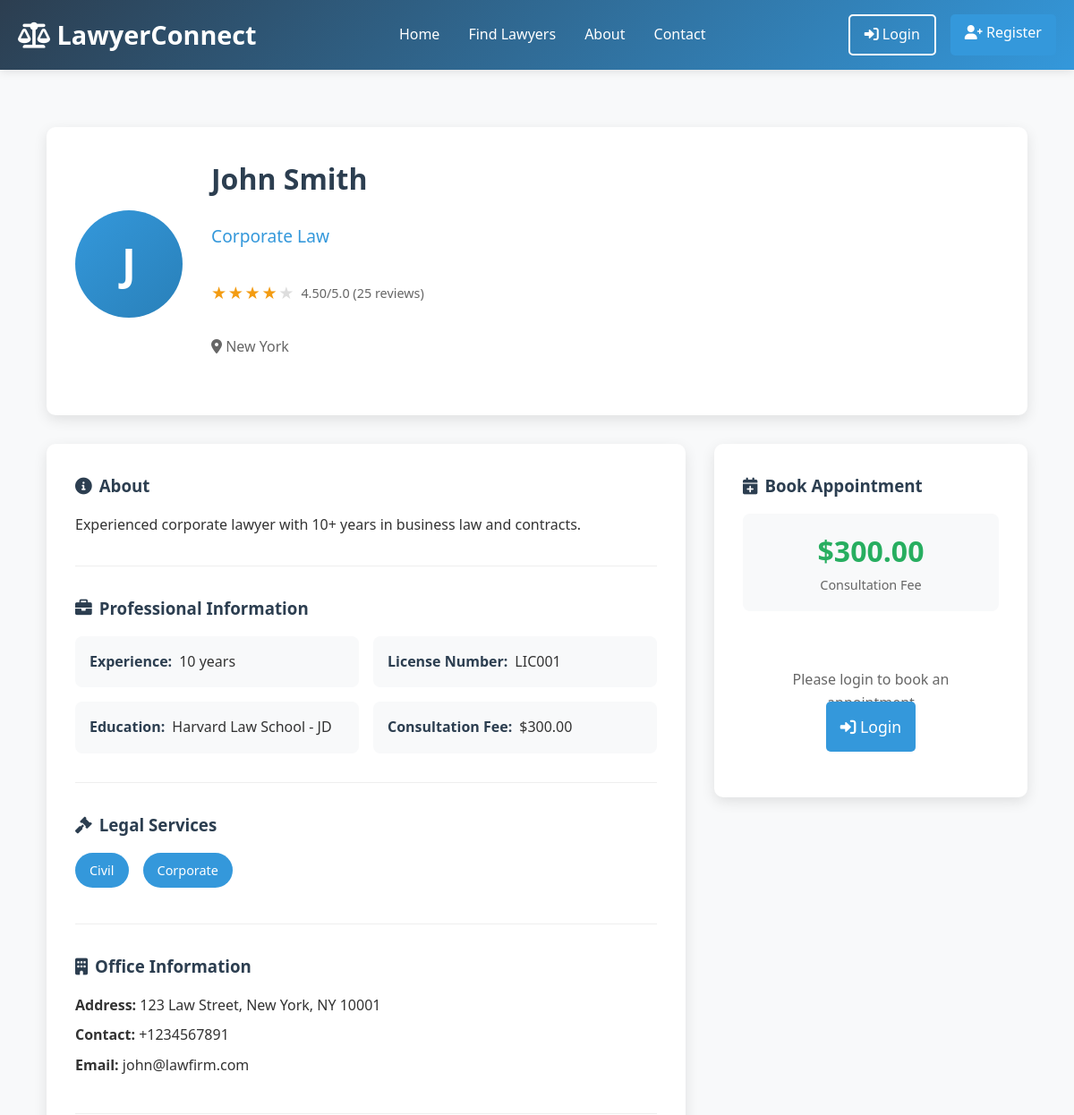
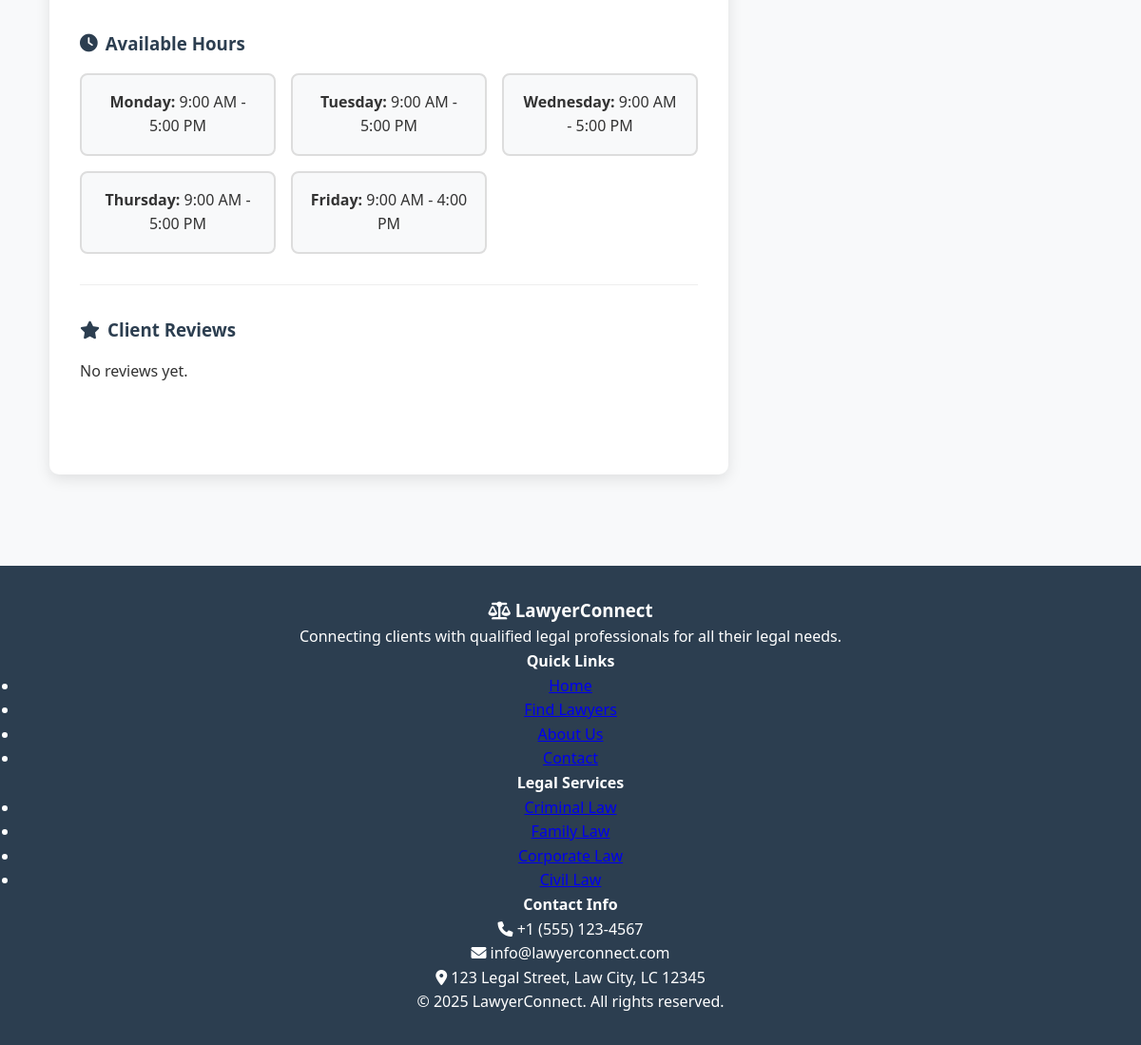
The page /profile.php?id=1 on the database its author committed (2 pictures, top to bottom).
### tables this page shows
CREATE TABLE lawyer_profiles (
    id INT AUTO_INCREMENT PRIMARY KEY,
    user_id INT NOT NULL,
    specialization VARCHAR(100) NOT NULL,
    experience_years INT NOT NULL,
    license_number VARCHAR(50) UNIQUE NOT NULL,
    education TEXT,
    bio TEXT,
    consultation_fee DECIMAL(10,2),
    location VARCHAR(100) NOT NULL,
    office_address TEXT,
    rating DECIMAL(3,2) DEFAULT 0.00,
    total_reviews INT DEFAULT 0,
    is_verified BOOLEAN DEFAULT FALSE,
    availability_status ENUM('available', 'busy', 'unavailable') DEFAULT 'available',
    created_at TIMESTAMP DEFAULT CURRENT_TIMESTAMP,
    updated_at TIMESTAMP DEFAULT CURRENT_TIMESTAMP ON UPDATE CURRENT_TIMESTAMP,
    FOREIGN KEY (user_id) REFERENCES users(id) ON DELETE CASCADE
);

CREATE TABLE users (
    id INT AUTO_INCREMENT PRIMARY KEY,
    username VARCHAR(50) UNIQUE NOT NULL,
    email VARCHAR(100) UNIQUE NOT NULL,
    password VARCHAR(255) NOT NULL,
    user_type ENUM('customer', 'lawyer', 'admin') NOT NULL,
    full_name VARCHAR(100) NOT NULL,
    phone VARCHAR(20),
    address TEXT,
    profile_image VARCHAR(255),
    is_active BOOLEAN DEFAULT TRUE,
    created_at TIMESTAMP DEFAULT CURRENT_TIMESTAMP,
    updated_at TIMESTAMP DEFAULT CURRENT_TIMESTAMP ON UPDATE CURRENT_TIMESTAMP
);

CREATE TABLE time_slots (
    id INT AUTO_INCREMENT PRIMARY KEY,
    lawyer_id INT NOT NULL,
    day_of_week ENUM('monday', 'tuesday', 'wednesday', 'thursday', 'friday', 'saturday', 'sunday') NOT NULL,
    start_time TIME NOT NULL,
    end_time TIME NOT NULL,
    is_available BOOLEAN DEFAULT TRUE,
    created_at TIMESTAMP DEFAULT CURRENT_TIMESTAMP,
    FOREIGN KEY (lawyer_id) REFERENCES lawyer_profiles(id) ON DELETE CASCADE
);

### profile.php (the view, shortened to what this page needs)
<?php
include 'header.php';
require_once 'db.php';
$lawyerId = intval($_GET['id'] ?? 0);
try {
    $sql = "SELECT
                lp.*,
                u.full_name,
                u.email,
                u.phone,
                GROUP_CONCAT(DISTINCT ls.service_type) as services
            FROM lawyer_profiles lp
            JOIN users u ON lp.user_id = u.id
            LEFT JOIN lawyer_services ls ON lp.id = ls.lawyer_id
            WHERE lp.id = ? AND lp.is_verified = 1
            GROUP BY lp.id
            LIMIT 1";
    $stmt = $pdo->prepare($sql);
    $stmt->execute([$lawyerId]);
    $lawyer = $stmt->fetch();
    $reviewsSql = "SELECT r.*, u.full_name as customer_name
                   FROM reviews r
                   JOIN users u ON r.customer_id = u.id
                   WHERE r.lawyer_id = ?
                   ORDER BY r.created_at DESC
                   LIMIT 10";
    $reviewsStmt = $pdo->prepare($reviewsSql);
    $reviewsStmt->execute([$lawyerId]);
    $reviews = $reviewsStmt->fetchAll();
    $timeSlotsSql = "SELECT * FROM time_slots WHERE lawyer_id = ? AND is_available = 1 ORDER BY day_of_week";
    $timeSlotsStmt = $pdo->prepare($timeSlotsSql);
    $timeSlotsStmt->execute([$lawyerId]);
    $timeSlots = $timeSlotsStmt->fetchAll();
} catch (PDOException $e) {
    http_response_code(500);
    echo "Database error: " . $e->getMessage();
    exit;
}
?>
<div class="profile-container">
    <div class="profile-header">
        <div class="profile-avatar">
            <?php echo strtoupper(substr($lawyer['full_name'], 0, 1)); ?>
        </div>
        <div class="profile-info">
            <h1><?php echo htmlspecialchars($lawyer['full_name']); ?></h1>
            <p class="specialization"><?php echo htmlspecialchars($lawyer['specialization']); ?></p>
            <div class="rating">
                <div class="stars">
                    <?php for ($i = 1; $i <= 5; $i++): ?>
                        <span class="star <?php echo $i <= $lawyer['rating'] ? 'filled' : ''; ?>">★</span>
                    <?php endfor; ?>
                </div>
                <span class="rating-text"><?php echo $lawyer['rating']; ?>/5.0 (<?php echo $lawyer['total_reviews']; ?> reviews)</span>
            </div>
            <p class="location"><i class="fas fa-map-marker-alt"></i> <?php echo htmlspecialchars($lawyer['location']); ?></p>
        </div>
    </div>
    <div class="profile-content">
        <div class="profile-details">
            <div class="detail-section">
                <h3><i class="fas fa-info-circle"></i> About</h3>
                <p><?php echo htmlspecialchars($lawyer['bio']); ?></p>
            </div>
            <div class="detail-section">
                <h3><i class="fas fa-briefcase"></i> Professional Information</h3>
                <div class="info-grid">
                    <div class="info-item">
                        <strong>Experience:</strong> <?php echo $lawyer['experience_years']; ?> years
                    </div>
                    <div class="info-item">
                        <strong>License Number:</strong> <?php echo htmlspecialchars($lawyer['license_number']); ?>
                    </div>
                    <div class="info-item">
                        <strong>Education:</strong> <?php echo htmlspecialchars($lawyer['education']); ?>
                    </div>
                    <div class="info-item">
                        <strong>Consultation Fee:</strong> $<?php echo number_format($lawyer['consultation_fee'], 2); ?>
                    </div>
                </div>
            </div>
            <div class="detail-section">
                <h3><i class="fas fa-gavel"></i> Legal Services</h3>
                <div class="services-list">
                    <?php if ($lawyer['services']): ?>
                        <?php foreach (explode(',', $lawyer['services']) as $service): ?>
                            <span class="service-tag"><?php echo ucfirst(str_replace('_', ' ', trim($service))); ?></span>
                        <?php endforeach; ?>
                    <?php endif; ?>
                </div>
            </div>
            <div class="detail-section">
                <h3><i class="fas fa-building"></i> Office Information</h3>
                <div class="office-info">
                    <p><strong>Address:</strong> <?php echo htmlspecialchars($lawyer['office_address']); ?></p>
                    <p><strong>Contact:</strong> <?php echo htmlspecialchars($lawyer['phone']); ?></p>
                    <p><strong>Email:</strong> <?php echo htmlspecialchars($lawyer['email']); ?></p>
                </div>
            </div>
            <div class="detail-section">
                <h3><i class="fas fa-clock"></i> Available Hours</h3>
                <div class="time-slots">
                    <?php if (!empty($timeSlots)): ?>
                        <?php foreach ($timeSlots as $slot): ?>
                            <div class="time-slot">
                                <strong><?php echo ucfirst($slot['day_of_week']); ?>:</strong>
                                <?php echo date('g:i A', strtotime($slot['start_time'])); ?> -
                                <?php echo date('g:i A', strtotime($slot['end_time'])); ?>
                            </div>
                        <?php endforeach; ?>
                    <?php else: ?>
                        <p>No available time slots set.</p>
                    <?php endif; ?>
                </div>
            </div>
            <div class="detail-section">
                <h3><i class="fas fa-star"></i> Client Reviews</h3>
                <?php if (!empty($reviews)): ?>
                    <div class="reviews-list">
                        <?php foreach ($reviews as $review): ?>
                            <div class="review-item">
                                <div class="review-header">
                                    <h4><?php echo htmlspecialchars($review['customer_name']); ?></h4>
                                    <div class="rating">
                                        <?php for ($i = 1; $i <= 5; $i++): ?>
                                            <span class="star <?php echo $i <= $review['rating'] ? 'filled' : ''; ?>">★</span>
                                        <?php endfor; ?>
                                    </div>
                                </div>
                                <p><?php echo htmlspecialchars($review['review_text']); ?></p>
                                <small class="review-date"><?php echo date('F j, Y', strtotime($review['created_at'])); ?></small>
                            </div>
                        <?php endforeach; ?>
                    </div>
                <?php else: ?>
                    <p>No reviews yet.</p>
                <?php endif; ?>
            </div>
        </div>
        <div class="booking-sidebar">
            <div class="booking-card">
                <h3><i class="fas fa-calendar-plus"></i> Book Appointment</h3>
                <div class="fee-display">
                    <span class="fee-amount">$<?php echo number_format($lawyer['consultation_fee'], 2); ?></span>
                    <span class="fee-label">Consultation Fee</span>
                </div>
                <?php if (isset($_SESSION['user_id'])): ?>
                    <form id="bookingForm" method="POST" action="api/book_appointment.php">
                        <input type="hidden" name="lawyer_id" value="<?php echo $lawyerId; ?>">
                        <div class="form-group">
                            <label for="appointment_date">Select Date</label>
                            <input type="date" id="appointment_date" name="appointment_date" required>
                        </div>
                        <div class="form-group">
                            <label for="appointment_time">Select Time</label>
                            <select id="appointment_time" name="appointment_time" required>
                                <option value="">Choose time...</option>
                                <option value="09:00">9:00 AM</option>
                                <option value="10:00">10:00 AM</option>
                                <option value="11:00">11:00 AM</option>
                                <option value="14:00">2:00 PM</option>
                                <option value="15:00">3:00 PM</option>
                                <option value="16:00">4:00 PM</option>
                            </select>
                        </div>
                        <div class="form-group">
                            <label for="meeting_type">Meeting Type</label>
                            <select id="meeting_type" name="meeting_type" required>
                                <option value="office">Office Visit</option>
                                <option value="online">Online Meeting</option>
                                <option value="phone">Phone Call</option>
                            </select>
                        </div>
                        <div class="form-group">
                            <label for="notes">Notes (Optional)</label>
                            <textarea id="notes" name="notes" rows="3" placeholder="Brief description of your legal matter..."></textarea>
                        </div>
                        <button type="submit" class="btn btn-primary btn-full">
                            <i class="fas fa-calendar-check"></i> Book Appointment
                        </button>
                    </form>
                <?php else: ?>
                    <div class="login-prompt">
                        <p>Please login to book an appointment</p>
                        <a href="login.php" class="btn btn-primary btn-full">
                            <i class="fas fa-sign-in-alt"></i> Login
                        </a>
                    </div>
                <?php endif; ?>
            </div>
        </div>
    </div>
</div>
<?php include 'footer.php'; ?>

### css/style.css (style rules this page uses)
* { margin: 0; padding: 0; box-sizing: border-box; }
body { font-family: 'Segoe UI', Tahoma, Geneva, Verdana, sans-serif; line-height: 1.6; color: #333; background-color: #f8f9fa; }
.btn { padding: 0.5rem 1rem; border: none; border-radius: 5px; cursor: pointer; text-decoration: none; transition: all 0.3s; font-weight: 500; }
.btn-primary { background: #3498db; color: white; }
.stars { color: #f39c12; }
.service-tag { display: inline-block; background: #ecf0f1; padding: 0.3rem 0.8rem; border-radius: 20px; font-size: 0.8rem; margin-right: 0.5rem; margin-bottom: 0.5rem; }
.btn-full { width: 100%; padding: 1rem; font-size: 1.1rem; }
.profile-header { background: white; padding: 2rem; border-radius: 10px; box-shadow: 0 5px 15px rgba(0,0,0,0.1); margin-bottom: 2rem; }
.profile-content { display: grid; grid-template-columns: 1fr 2fr; gap: 2rem; align-items: start; }
.profile-avatar { width: 150px; height: 150px; border-radius: 50%; background: #3498db; display: flex; align-items: center; justify-content: center; font-size: 4rem; color: white; margin-bottom: 1rem; }
.profile-info { display: grid; grid-template-columns: repeat(auto-fit, minmax(200px, 1fr)); gap: 1rem; margin-bottom: 2rem; }
.info-item { display: flex; align-items: center; gap: 0.5rem; }
.info-item strong { color: #2c3e50; }
.time-slots { display: grid; grid-template-columns: repeat(auto-fit, minmax(100px, 1fr)); gap: 1rem; margin-top: 1rem; }
.time-slot { padding: 0.8rem; border: 2px solid #ddd; border-radius: 5px; text-align: center; cursor: pointer; transition: all 0.3s; }

### profile.php (style rules this page uses)
.profile-container { max-width: 1200px; margin: 0 auto; padding: 2rem; }
.profile-header { display: flex; align-items: center; background: white; padding: 2rem; border-radius: 10px; box-shadow: 0 5px 15px rgba(0,0,0,0.1); margin-bottom: 2rem; }
.profile-avatar { width: 120px; height: 120px; border-radius: 50%; background: linear-gradient(135deg, #3498db, #2980b9); display: flex; align-items: center; justify-content: center; font-size: 3rem; color: white; font-weight: bold; margin-right: 2rem; }
.profile-info h1 { color: #2c3e50; margin-bottom: 0.5rem; }
.specialization { color: #3498db; font-size: 1.2rem; font-weight: 500; margin-bottom: 1rem; }
.rating { display: flex; align-items: center; gap: 0.5rem; margin-bottom: 1rem; }
.stars { display: flex; gap: 0.1rem; }
.star { color: #ddd; font-size: 1.2rem; }
.star.filled { color: #f39c12; }
.rating-text { font-size: 0.9rem; color: #666; }
.location { color: #666; font-size: 1rem; }
.profile-content { display: grid; grid-template-columns: 1fr 350px; gap: 2rem; }
.profile-details { background: white; padding: 2rem; border-radius: 10px; box-shadow: 0 5px 15px rgba(0,0,0,0.1); }
.detail-section { margin-bottom: 2rem; padding-bottom: 2rem; border-bottom: 1px solid #eee; }
.detail-section:last-child { border-bottom: none; }
.detail-section h3 { color: #2c3e50; margin-bottom: 1rem; display: flex; align-items: center; gap: 0.5rem; }
.info-grid { display: grid; grid-template-columns: repeat(auto-fit, minmax(250px, 1fr)); gap: 1rem; }
.info-item { padding: 1rem; background: #f8f9fa; border-radius: 8px; }
.services-list { display: flex; flex-wrap: wrap; gap: 0.5rem; }
.service-tag { background: #3498db; color: white; padding: 0.5rem 1rem; border-radius: 20px; font-size: 0.9rem; font-weight: 500; }
.office-info p { margin-bottom: 0.5rem; }
.time-slots { display: grid; grid-template-columns: repeat(auto-fit, minmax(200px, 1fr)); gap: 1rem; }
.time-slot { padding: 1rem; background: #f8f9fa; border-radius: 8px; text-align: center; }
.booking-sidebar { position: sticky; top: 2rem; height: fit-content; }
.booking-card { background: white; padding: 2rem; border-radius: 10px; box-shadow: 0 5px 15px rgba(0,0,0,0.1); }
.booking-card h3 { color: #2c3e50; margin-bottom: 1rem; display: flex; align-items: center; gap: 0.5rem; }
.fee-display { text-align: center; margin-bottom: 2rem; padding: 1rem; background: #f8f9fa; border-radius: 8px; }
.fee-amount { display: block; font-size: 2rem; font-weight: bold; color: #27ae60; }
.fee-label { color: #666; font-size: 0.9rem; }
.btn-full { width: 100%; padding: 1rem; font-size: 1.1rem; }
.login-prompt { text-align: center; padding: 2rem; color: #666; }

### rows shown on the page
lawyer_profiles: user.full_name "J", user.full_name "John Smith", specialization "Corporate Law", rating "4.50", total_reviews "25", location "New York", bio "Experienced corporate lawyer with 10+ years in business law and contracts.", experience_years "10", license_number "LIC001", education "Harvard Law School - JD", consultation_fee "300.00", office_address "123 Law Street, New York, NY 10001", user.phone "+1234567891", user.email "john@lawfirm.com"
time_slots: day_of_week "Monday", start_time "9:00 AM", end_time "5:00 PM"
time_slots: day_of_week "Tuesday", start_time "9:00 AM", end_time "5:00 PM"
time_slots: day_of_week "Wednesday", start_time "9:00 AM", end_time "5:00 PM"
time_slots: day_of_week "Thursday", start_time "9:00 AM", end_time "5:00 PM"
time_slots: day_of_week "Friday", start_time "9:00 AM", end_time "4:00 PM"

### other values the page prints
str_replace('_', ' ', trim($service)) "Civil"
str_replace('_', ' ', trim($service)) "Corporate"
